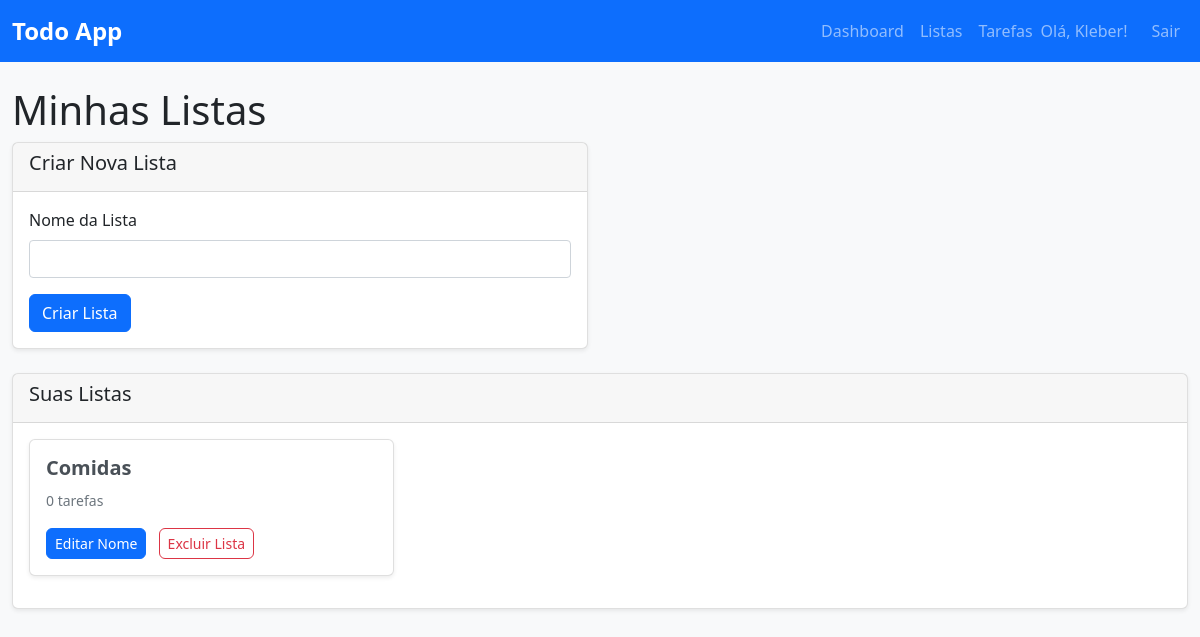
The page /listas (signed in) on the database as committed earlier.
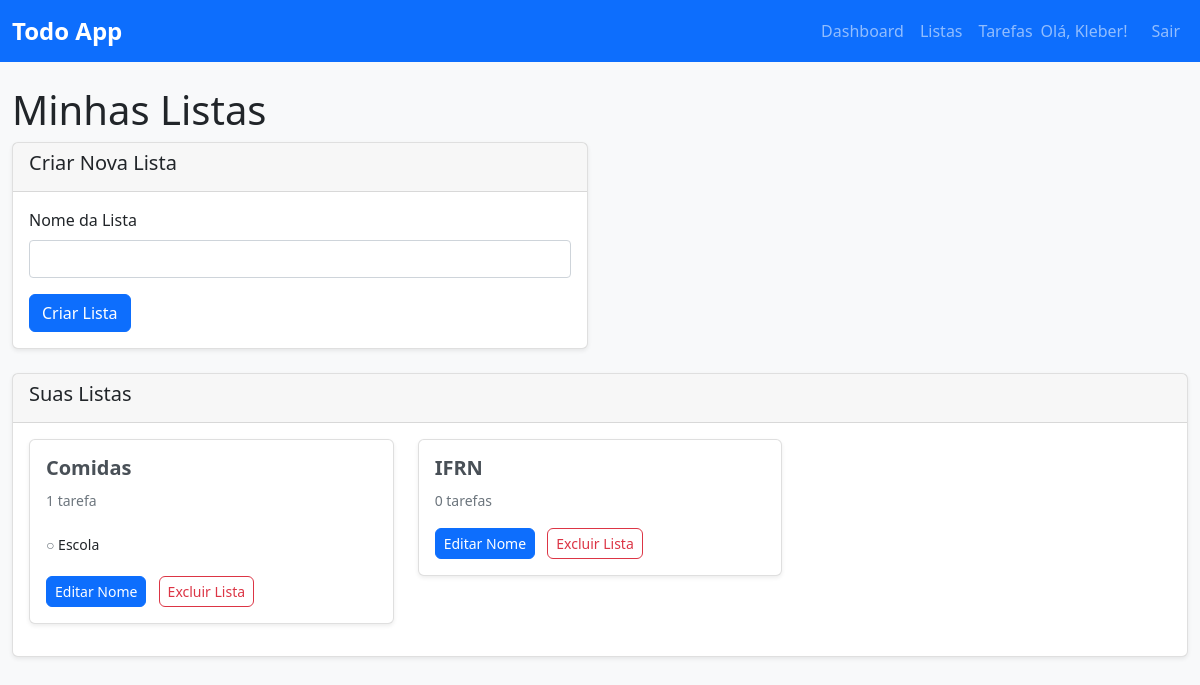
The same page on the database as committed later.
### models/outros_models.py (models this page shows, shortened)
class Lista(db.Model):
    __tablename__ = 'lista'
    id = db.Column(db.Integer, primary_key=True)
    nome = db.Column(db.String(120), nullable=False)
    usuario_id = db.Column(db.Integer, db.ForeignKey('usuario.id'), nullable=False)
    tarefas = db.relationship('Tarefa', backref='lista', lazy=True)

class Tarefa(db.Model):
    __tablename__ = 'tarefa'
    id = db.Column(db.Integer, primary_key=True)
    titulo = db.Column(db.String(200), nullable=False)
    descricao = db.Column(db.Text)
    data_limite = db.Column(db.DateTime)
    concluida = db.Column(db.Boolean, default=False)
    prioridade = db.Column(db.String(20), default='Normal')  # Baixa, Normal, Alta, Urgente
    criada_em = db.Column(db.DateTime, default=datetime.utcnow)
    atualizada_em = db.Column(db.DateTime, default=datetime.utcnow, onupdate=datetime.utcnow)
    lista_id = db.Column(db.Integer, db.ForeignKey('lista.id'), nullable=False)
    usuario_id = db.Column(db.Integer, db.ForeignKey('usuario.id'), nullable=False)
    etiquetas = db.relationship('Etiqueta', secondary=tarefa_etiqueta, back_populates='tarefas')
    comentarios = db.relationship('Comentario', backref='tarefa', lazy=True)

### controllers/main_controller.py (the view)
@main_bp.route('/listas')
@login_required
def listas():
    listas_usuario = Lista.query.filter_by(usuario_id=current_user.id).all()
    return render_template('main/listas.html', listas=listas_usuario)

### app.py (called while the page is built)
def create_app():
    app = Flask(__name__)
    app.config['SECRET_KEY'] = 'sua-chave-secreta-aqui'  # Mude isso para produção
    app.config['SQLALCHEMY_DATABASE_URI'] = 'sqlite:///todo_app.db'  # Banco SQLite
    app.config['SQLALCHEMY_TRACK_MODIFICATIONS'] = False
    db.init_app(app)
    login_manager = LoginManager()
    login_manager.init_app(app)
    login_manager.login_view = 'auth.login'  # Página de login
    login_manager.login_message = 'Por favor, faça login para acessar esta página.'
    @login_manager.user_loader
    def load_user(user_id):
        return Usuario.query.get(int(user_id))
    app.register_blueprint(auth_bp)
    app.register_blueprint(main_bp)
    with app.app_context():
        db.create_all()
    return app

### templates/main/listas.html (shortened to what the changed rows need)
{% extends "base.html" %}
{% block content %}
<div class="row">
    <div class="col-12">
        <h1>Minhas Listas</h1>
    </div>
</div>
<div class="row">
    <div class="col-12">
        <div class="card">
            <div class="card-body">
                {% if listas %}
                    <div class="row">
                        {% for lista in listas %}
                        <div class="col-md-4 mb-3">
                            <div class="card">
                                <div class="card-body">
                                    <h5 class="card-title">{{ lista.nome }}</h5>
                                    <p class="card-text">
                                        <small class="text-muted">
                                            {{ lista.tarefas|length }}
                                            {{ 'tarefa' if lista.tarefas|length == 1 else 'tarefas' }}
                                        </small>
                                    </p>
                                    {% if lista.tarefas %}
                                        <ul class="list-group list-group-flush">
                                            {% for tarefa in lista.tarefas[:3] %}
                                            <li class="list-group-item px-0 py-1">
                                                <small>
                                                    {% if tarefa.concluida %}
                                                        <span class="text-success">✓</span>
                                                    {% else %}
                                                        <span class="text-muted">○</span>
                                                    {% endif %}
                                                    {{ tarefa.titulo }}
                                                </small>
                                            </li>
                                            {% endfor %}
                                        </ul>
                                    {% endif %}
                                    <div class="mt-3">
                                        <button type="button" class="btn btn-sm btn-primary me-2"
                                                data-bs-toggle="modal" data-bs-target="#editarModal{{ lista.id }}">
                                            Editar Nome
                                        </button>
                                        <form method="POST" action="{{ url_for('main.excluir_lista', lista_id=lista.id) }}"
                                              style="display: inline;"
                                              onsubmit="return confirm('Tem certeza? Isso excluirá a lista e TODAS as suas tarefas!')">
                                            <button type="submit" class="btn btn-sm btn-outline-danger">
                                                Excluir Lista
                                            </button>
                                        </form>
                                    </div>
                                </div>
                            </div>
                        </div>
                        {% endfor %}
                    </div>
                {% else %}
                    <div class="text-center">
                        <p>Você ainda não criou nenhuma lista.</p>
                        <p>Use o formulário acima para criar sua primeira lista!</p>
                    </div>
                {% endif %}
            </div>
        </div>
    </div>
</div>
{% endblock %}

Rows that differ between the two databases and show on the page:
computed for Lista "Comidas": tarefas|length "0" → "1"; tarefas "tarefas" → "tarefa"
added Tarefa: titulo "Escola", shown under Lista "Comidas"
added Lista: nome "IFRN", tarefas|length "0", tarefas "tarefas"
